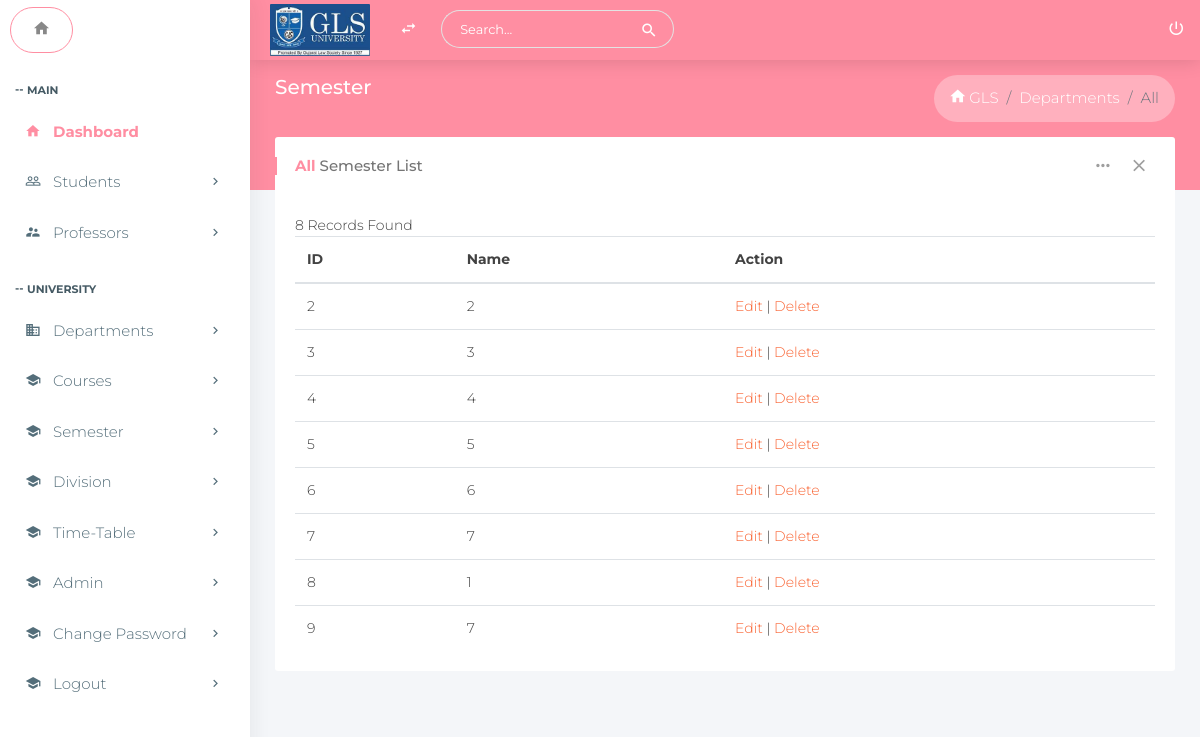
Screenshot of /admin/semester-list.php with the database file from the repository.
### tables this page shows
CREATE TABLE `tbl_semester` (
  `sem_id` int(11) NOT NULL,
  `sem_name` varchar(21) NOT NULL
);

### admin/semester-list.php (the view, shortened to what this page needs)
<!doctype html>
<html class="no-js " lang="en">
<head>
<link rel="stylesheet" href="assets/plugins/bootstrap/css/bootstrap.min.css">
<link href="assets/plugins/jquery-datatable/dataTables.bootstrap4.min.css" rel="stylesheet">
<link rel="stylesheet" href="assets/css/main.css">
<link rel="stylesheet" href="assets/css/color_skins.css">
</head>
<body class="theme-blush">
<?php
include './topbar.php';
?>
<?php
include './leftsidebar.php';
?>
<section class="content">
    <div class="block-header">
        <div class="row">
            <div class="col-lg-7 col-md-5 col-sm-12">
                <h2>Semester
                </h2>
            </div>
            <div class="col-lg-5 col-md-7 col-sm-12">
                <ul class="breadcrumb float-md-right">
                    <li class="breadcrumb-item"><a href="index.php"><i class="zmdi zmdi-home"></i> GLS</a></li>
                    <li class="breadcrumb-item"><a href="departments.php">Departments</a></li>
                    <li class="breadcrumb-item active">All</li>
                </ul>
            </div>
        </div>
    </div>
    <div class="container-fluid">
        <div class="row clearfix">
            <div class="col-lg-12 col-md-12">
                <div class="card">
                    <div class="header">
                        <h2><strong>All</strong> Semester List</h2>
                        <ul class="header-dropdown">
                            <li class="dropdown"> <a href="javascript:void(0);" class="dropdown-toggle" data-toggle="dropdown" role="button" aria-haspopup="true" aria-expanded="false"> <i class="zmdi zmdi-more"></i> </a>
                            </li>
                            <li class="remove">
                                <a role="button" class="boxs-close"><i class="zmdi zmdi-close"></i></a>
                            </li>
                        </ul>
                    </div>
                    <div class="body table-responsive">
                        <table class='table table-hover m-b-0'>
                            <thead>
                                <tr>
                                    <th>ID</th>
                                    <th>Name</th>
                                    <th>Action</th>
                                </tr>
                            </thead>
                            <tbody>
                                <?php
                                    $connection = mysqli_connect("localhost", "root", "", "student_automated_timetable_generator");
                                    $q = mysqli_query($connection, "select * from tbl_semester") or die(mysqli_error($connection));
                                    while($data = mysqli_fetch_array($q)){
                                        echo "<tr>";
                                        echo "<td>{$data['sem_id']}</td>";
                                        echo "<td>{$data['sem_name']}</td>";
                                        echo "<td><a href='semester-edit.php?eid={$data['sem_id']}'>Edit</a> | <a href='semester-list.php?did={$data['sem_id']}'>Delete</a></td>";
                                        echo "</tr>";
                                    }
                                    ?>
                            </tbody>
                        </table>
                    </div>
                </div>
            </div>
        </div>
    </div>
</section>
</body>
</html>

### admin/assets/css/color_skins.css (style rules this page uses)
.theme-blush .block-header h2 { color:#fff }
.theme-blush section.content:before { background-color:#ff8ea2 }
.theme-blush .card .header h2:before { background:#ff8ea2 }
.theme-blush .card .header h2 strong { color:#ff8ea2 }

### rows the page displays
tbl_semester: sem_id "2", sem_name "2"
tbl_semester: sem_id "3", sem_name "3"
tbl_semester: sem_id "4", sem_name "4"
tbl_semester: sem_id "5", sem_name "5"
tbl_semester: sem_id "6", sem_name "6"
tbl_semester: sem_id "7", sem_name "7"
tbl_semester: sem_id "8", sem_name "1"
tbl_semester: sem_id "9", sem_name "7"
